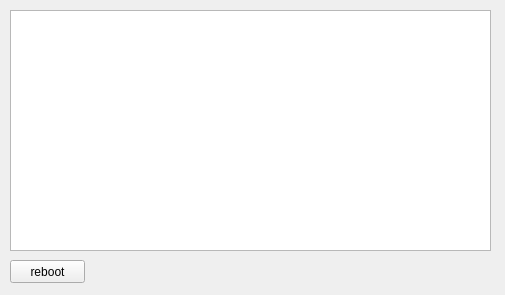
<?xml version="1.0" encoding="UTF-8"?>
<ui version="4.0">
 <class>AdcStatusWin</class>
 <widget class="QWidget" name="AdcStatusWin">
  <property name="geometry">
   <rect>
    <x>0</x>
    <y>0</y>
    <width>505</width>
    <height>295</height>
   </rect>
  </property>
  <property name="windowTitle">
   <string>ADC log</string>
  </property>
  <widget class="QTextBrowser" name="textBrowser">
   <property name="geometry">
    <rect>
     <x>10</x>
     <y>10</y>
     <width>481</width>
     <height>241</height>
    </rect>
   </property>
  </widget>
  <widget class="QPushButton" name="reboot_pushButton">
   <property name="geometry">
    <rect>
     <x>10</x>
     <y>260</y>
     <width>75</width>
     <height>23</height>
    </rect>
   </property>
   <property name="text">
    <string>reboot</string>
   </property>
  </widget>
 </widget>
 <resources/>
 <connections/>
</ui>
